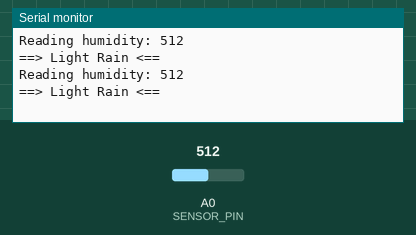
Recording of a sketch running on a simulated Arduino Uno, built with avr-gcc and run on an emulated ATmega328P. Shown: the last lines printed to the serial monitor. The test bench sets the inputs (shaded band); at power-on: A0 (SENSOR_PIN) = 512.

Above: at 2.8 s.
2.9 s: A0 (SENSOR_PIN) set to 484
At 5.1 s:
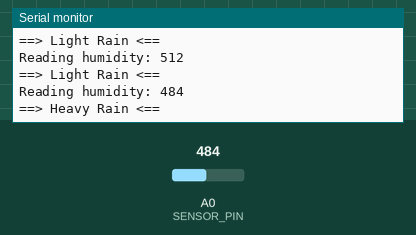
7.5 s: A0 (SENSOR_PIN) set to 810
At 9.3 s:
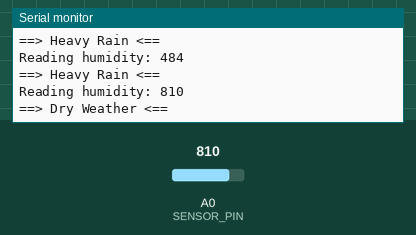
Timing chart, 0 to 10.8 s (numbered marks = the images above; inputs shaded):
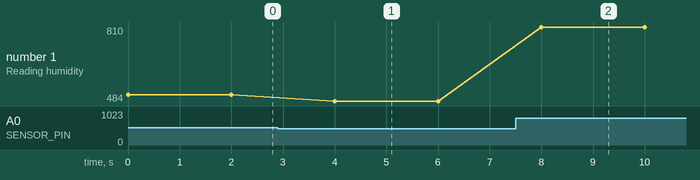

The sketch:

rain_sensor.ino
```cpp
/*
 * Program to read/use rain sensor
 * Rain sensor: FC-37
 */

/* Pin used for read from sensor */
#define SENSOR_PIN A0

int sensorValue = 0;

void setup()
{
    Serial.begin(9600);
}

void loop()
{
    sensorValue = analogRead(SENSOR_PIN);

    Serial.print("Reading humidity: ");
    Serial.println(sensorValue);

    if (sensorValue > 800){
        Serial.println("==> Dry Weather <==");
    } else if (sensorValue <= 800 && sensorValue > 500){
        Serial.println("==> Light Rain <==");
    } else {
        Serial.println("==> Heavy Rain <==");
    }

    delay(2000);
}
```

Measured:
- the behaviour switches between 501 and 500 on A0 (SENSOR_PIN) (found by bisection; images 0 and 1)
- after the input at 2.9 s, the serial monitor: prints a new line after 1.1 s (image 1)
- after the input at 7.5 s, the serial monitor: prints a new line after 0.50 s (image 2)
- plotted number 1: 512 → 484 after the input at 2.9 s, 484 → 810 after the input at 7.5 s
